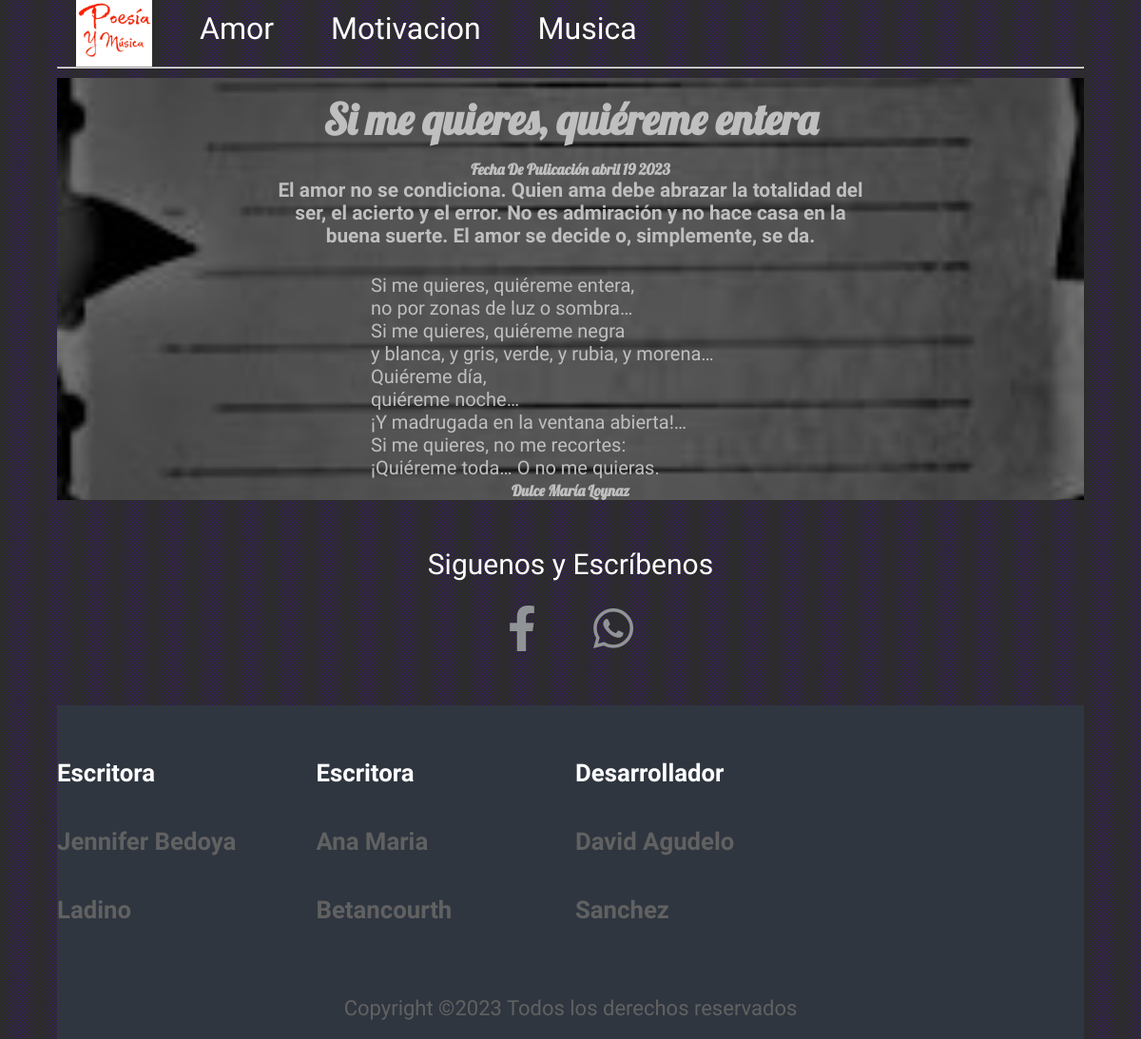
The app's page /amor/2 with its own data.
### amor/models.py (models this page shows, shortened)
class Poema(models.Model):
    escritor = models.CharField(max_length=50)
    titulo = CharField(max_length=50)
    descripción = CharField(max_length=250)
    poema_text = models.CharField(max_length=5000)
    img = models.ImageField(upload_to='amor/img')
    fecha = models.DateField(datetime.date.today)

### amor/views.py (the view)
# urls.py: path('<int:poema_id>', poema_detail, name='poema_detail'),
def poema_detail(request, poema_id):
    poema = get_object_or_404(Poema, pk=poema_id)
    return render(request, 'poema_detail.html', {
        'poema': poema
    })

### amor/templates/poema_detail.html
{% extends 'partials/poema_esqueleto.html' %}
{% block poema_cuerpo %}
<section class="poema">
    <h2>{{poema.titulo}}</h2>
    <h4>Fecha De Pulicación {{poema.fecha|date:'F j Y'}}</h4>
    <h3>{{poema.descripción}}</h3>
    <p>{{poema.poema_text|safe}}</p>
    <h4>{{poema.escritor}}</h4>
</section>
{% endblock  %}

### amor/static/main.css (style rules this page uses)
* { box-sizing: border-box; margin: 0; padding: 0; }
body { background:#000000; color: #ffffff; background-color: #2b2b2b; font-family: 'Indie Flower'; }
.poema { width: auto; height: auto; background: url('amor/bannerpoema.png') no-repeat center center/cover; color: #c0bfbf; }
.poema h2 { text-align: center; font-size: 280%; font-family: 'Lobster'; padding: 15px 0; }
.poema h3 { width: auto; font-size: 130%; padding: 0px 220px 0 220px; text-align: center; display: flow-root; }
.poema p { width: auto; padding: 4px 1px 2px 330px; text-align: start; font-size: 125%; display: flow-root; }
.poema h4 { text-align: center; font-family: 'Lobster'; }

### records on screen
Poema: titulo "Si me quieres, quiéreme entera", fecha "abril 19 2023", descripción "El amor no se condiciona. Quien ama debe abrazar la totalidad del ser, el acierto y el error. No es admiración y no hace casa en la buena suerte. El amor se decide o, simplemente, se da.", poema_text "Si me quieres, quiéreme entera, no por zonas de luz o sombra… Si me quieres, quiéreme negra y blanca, y gris, verde, y rubia, y morena… Quiéreme día, quiéreme noche… ¡Y madrugada en la ventana abierta!… Si me quieres, no me recortes: ¡Quiéreme toda… O no me quieras.", escritor "Dulce María Loynaz"
